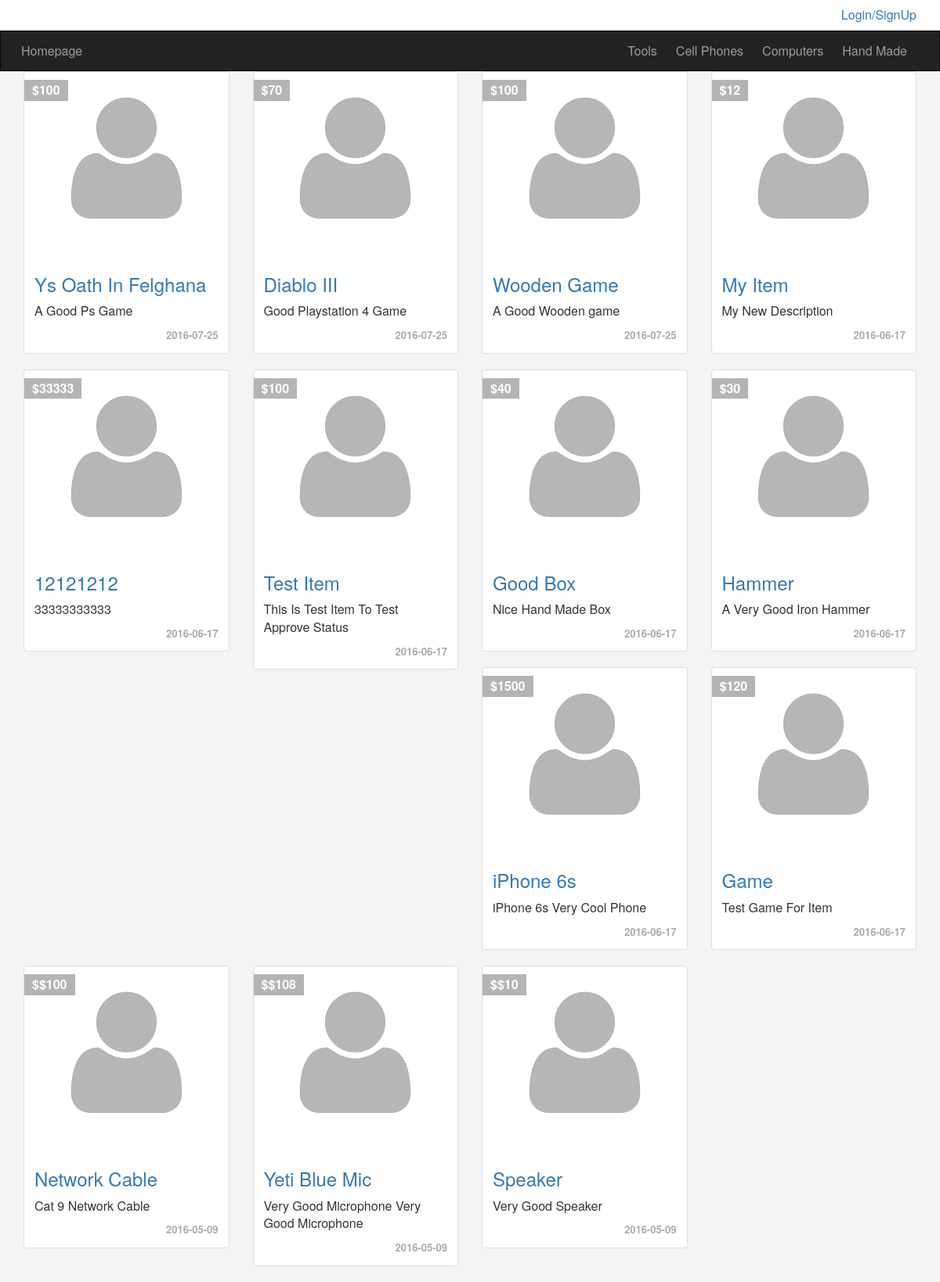
The page / on the database its author committed.
### tables this page shows
CREATE TABLE `categories` (
  `ID` int(11) NOT NULL,
  `Name` varchar(255) NOT NULL,
  `Description` text NOT NULL,
  `Parent` int(11) NOT NULL,
  `Ordering` int(11) DEFAULT NULL,
  `Visibility` tinyint(4) NOT NULL DEFAULT '0',
  `Allow_Comment` tinyint(4) NOT NULL DEFAULT '0',
  `Allow_Ads` tinyint(4) NOT NULL DEFAULT '0'
);

CREATE TABLE `items` (
  `Item_ID` int(11) NOT NULL,
  `Name` varchar(255) NOT NULL,
  `Description` text NOT NULL,
  `Price` varchar(255) NOT NULL,
  `Add_Date` date NOT NULL,
  `Country_Made` varchar(255) NOT NULL,
  `Image` varchar(255) NOT NULL,
  `Status` varchar(255) NOT NULL,
  `Rating` smallint(6) NOT NULL,
  `Approve` tinyint(4) NOT NULL DEFAULT '0',
  `Cat_ID` int(11) NOT NULL,
  `Member_ID` int(11) NOT NULL,
  `Tags` varchar(255) DEFAULT NULL
);

### init.php (called while the page is built, shortened)
<?php
include 'admin/connect.php';
$templ = 'includes/templates/';
$func  = 'includes/functions/';
$css   = 'layout/css/';
   include $func. 'functions.php';
   include $templ .'header.php';

### includes/functions/functions.php (called while the page is built, shortened)
<?php
function getAllFrom($field , $tableName, $where =Null, $and =Null,  $orderBy , $ordering= "DESC"){
	global $con;
	$statement = $con->prepare("SELECT $field FROM $tableName $where $and ORDER BY $orderBy DESC");
	$statement->execute();
	$all = $statement->fetchAll();
	return $all;
}

### index.php (the view, shortened to what this page needs)
<?php
   include 'init.php';
?>
   <div class="container">
	   	   <div class="row">
<?php
               $allads = getAllFrom('*', 'items','WHERE Approve = 1' ,'', 'Item_ID');
		       foreach ($allads as $item) {
		       	echo '<div class="col-sm-6 col-md-3">';
		       	   echo '<div class="thumbnail item-box">';
		       	       echo '<span class="price-tag">$'.$item['Price'].'</span>';
		       	       echo '<img class="img-responsive" src="layout/images/user_default.png" alt="">';
		       	       echo '<div class="caption">';
		       	            echo '<h3><a href="item.php?itemid='.$item['Item_ID'].'">'.$item['Name'].
		       	            '</a></h3>';
		       	            echo '<p>'.$item['Description'].'</p>';
		       	            echo '<div class="date">'.$item['Add_Date'].'</div>';
		       	       echo '</div>';
		       	   echo '</div>';
		       	echo '</div>';
		       }
?>
	       </div>
   </div>
<?php
   include $templ .'footer.php';
?>

### includes/templates/header.php (shortened to what this page needs)
<!DOCTYPE html>
<html>
	<head>
		<link rel="stylesheet" type="text/css" href="<?php echo $css; ?>bootstrap.min.css" />
		<link rel="stylesheet" type="text/css" href="<?php echo $css; ?>font-awesome.min.css" />
    <link rel="stylesheet" href="<?php echo $css ?>jquery-ui.css" />
    <link rel="stylesheet" href="<?php echo $css ?>jquery.selectBoxIt.css" />
    <link rel="stylesheet" type="text/css" href="<?php echo $css; ?>front.css" />
	</head>
	<body>
    <div class="upper-bar">
      <div class="container">
      <?php
      if(isset($_SESSION['username'])){
      ?>
          <img class="my-image img-circle img-thumbnail" src="layout/images/user_default.png" alt="">
          <div class="btn-group my-info">
              <span class="btn btn-default dropdown-toggle" data-toggle="dropdown">
                <?php echo $sessionUser ?>
                  <span class="caret"></span>
              </span>
              <ul class="dropdown-menu">
                 <li><a href="profile.php">My Profile</a></li>
                 <li><a href="newad.php">New Item</a></li>
                 <li><a href="profile.php#my-ads">My Items</a></li>
                 <li><a href="logout.php">Logout</a></li>
              </ul>
          </div>
      <?php
      }else{
      ?>
        <a href="login.php">
          <span class="pull-right">Login/SignUp</span>
        </a>
      <?php } ?>
      </div>
    </div>
    <nav class="navbar navbar-inverse">
      <div class="container">
        <div class="navbar-header">
          <a class="navbar-brand" href="index.php">Homepage</a>
        </div>
        <div class="collapse navbar-collapse" id="app-nav">
          <ul class="nav navbar-nav navbar-right">
<?php
           $allCats = getAllFrom("*", "categories", "WHERE Parent=0", "", "ID", "ASC");
           foreach ($allCats as $cat) {
             echo "<li><a href='categories.php?pageid=".$cat['ID']."'>".$cat['Name']."</a></li>";
           }
?>
          </ul>
        </div>
      </div>
    </nav>

### includes/templates/footer.php (shortened to what this page needs)
	</body>
</html>

### layout/css/front.css (style rules this page uses)
body { background-color: #F4F4F4; font-size: 16px; }
a { text-decoration: none; }
.navbar { border-radius: 0; margin-bottom: 0; }
.nav > li > a,.navbar .navbar-brand { padding: 15px 12px; }
.navbar .navbar-brand { font-size: 1em; }
.upper-bar { background-color: #FFF; padding: 8px; }
.item-box { position: relative; }
.item-box .price-tag { background-color: #B4B4B4; padding: 2px 10px; position: absolute; left: 0; top: 10px; font-weight: bold; color: #FFF; }
.thumbnail .date { text-align: right; font-weight: bold; font-size: 13px; color: #AAA; }

### rows shown on the page
categories: Name "Tools"
categories: Name "Cell Phones"
categories: Name "Computers"
categories: Name "Hand Made"
items: Price "100", Name "Ys Oath In Felghana", Description "A Good Ps Game", Add_Date "2016-07-25"
items: Price "70", Name "Diablo III", Description "Good Playstation 4 Game", Add_Date "2016-07-25"
items: Price "100", Name "Wooden Game", Description "A Good Wooden game", Add_Date "2016-07-25"
items: Price "12", Name "My Item", Description "My New Description", Add_Date "2016-06-17"
items: Price "33333", Name "12121212", Description "33333333333", Add_Date "2016-06-17"
items: Price "100", Name "Test Item", Description "This Is Test Item To Test Approve Status", Add_Date "2016-06-17"
items: Price "40", Name "Good Box", Description "Nice Hand Made Box", Add_Date "2016-06-17"
items: Price "30", Name "Hammer", Description "A Very Good Iron Hammer", Add_Date "2016-06-17"
items: Price "1500", Name "iPhone 6s", Description "iPhone 6s Very Cool Phone", Add_Date "2016-06-17"
items: Price "120", Name "Game", Description "Test Game For Item", Add_Date "2016-06-17"
items: Price "$100", Name "Network Cable", Description "Cat 9 Network Cable", Add_Date "2016-05-09"
items: Price "$108", Name "Yeti Blue Mic", Description "Very Good Microphone Very Good Microphone", Add_Date "2016-05-09"
items: Price "$10", Name "Speaker", Description "Very Good Speaker", Add_Date "2016-05-09"
